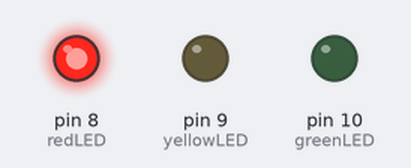
This sketch was run on a simulated Arduino Uno, built with avr-gcc and run on an emulated ATmega328P. Parts: output pins drawn as LEDs (lit = HIGH).

Above: at 2.5 s.
At 7.5 s:
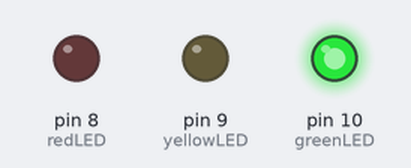
At 12.5 s:
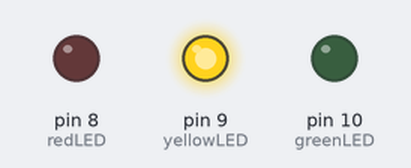
Timing chart, 0 to 19.5 s (numbered marks = the images above):
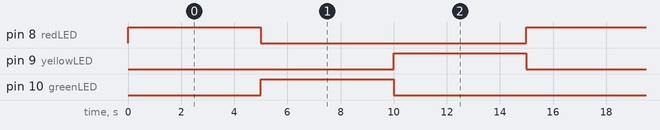

The sketch:

traffic_light.ino
```cpp
int redLED = 8;
int yellowLED = 9;
int greenLED = 10;

void setup() {
  pinMode(redLED, OUTPUT);
  pinMode(yellowLED, OUTPUT);
  pinMode(greenLED, OUTPUT);
}

void loop() {
  // Red: Stop
  digitalWrite(redLED, HIGH);
  digitalWrite(yellowLED, LOW);
  digitalWrite(greenLED, LOW);
  delay(5000);

  // Green: Go
  digitalWrite(redLED, LOW);
  digitalWrite(greenLED, HIGH);
  delay(5000);

  // Yellow: Caution
  digitalWrite(greenLED, LOW);
  digitalWrite(yellowLED, HIGH);
  delay(5000);

  digitalWrite(yellowLED, LOW);
}
```

Measured:
- by itself, pin 8 (redLED), pin 9 (yellowLED), pin 10 (greenLED): alternates HIGH for 5.0 s and LOW for 10.0 s
- by itself, everything shown: repeats every 15.0 s, in 4 steps
